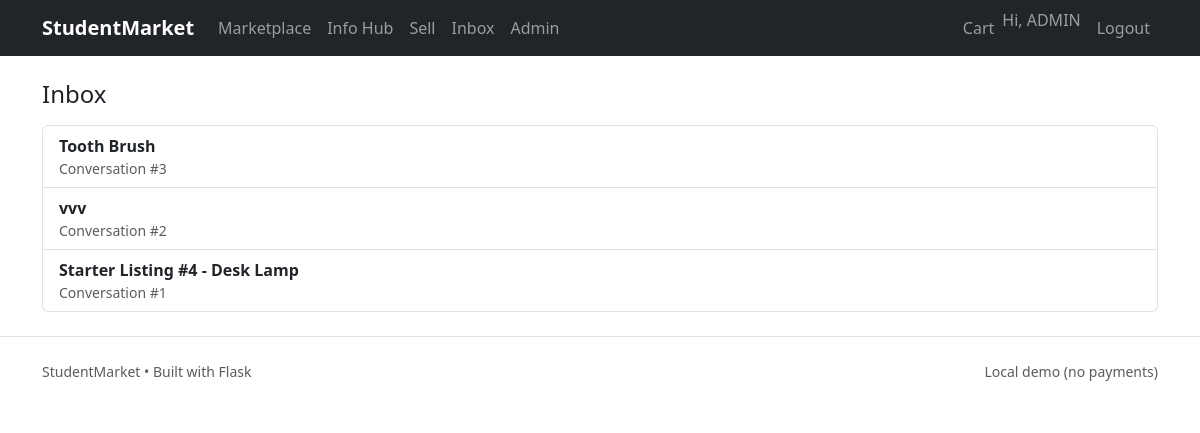
/market/inbox (signed in), run on the app's committed database.
### app/models/user.py (models this page shows, shortened)
class User(db.Model, UserMixin):
    __tablename__ = "users"
    id = db.Column(db.Integer, primary_key=True)
    name = db.Column(db.String(120), nullable=False)
    email = db.Column(db.String(255), unique=True, nullable=False, index=True)
    password_hash = db.Column(db.String(255), nullable=False)
    role = db.Column(db.String(20), default="student")  # student | admin
    university = db.Column(db.String(200), default="")
    country = db.Column(db.String(120), default="")
    city = db.Column(db.String(120), default="")
    created_at = db.Column(db.DateTime, default=datetime.utcnow)
    products = db.relationship("Product", backref="seller", lazy=True)
    articles = db.relationship("Article", backref="author", lazy=True)
    def is_admin(self) -> bool:
        return self.role == "admin"

### app/models/product.py (models this page shows)
class Product(db.Model):
    __tablename__ = "products"
    id = db.Column(db.Integer, primary_key=True)
    seller_id = db.Column(db.Integer, db.ForeignKey("users.id"), nullable=False)
    category_id = db.Column(db.Integer, db.ForeignKey("categories.id"), nullable=False)
    title = db.Column(db.String(200), nullable=False)
    description = db.Column(db.Text, default="")
    price = db.Column(db.Numeric(10, 2), nullable=False)
    condition = db.Column(db.String(50), default="Used")  # New/Used/Like New
    city = db.Column(db.String(120), default="")
    status = db.Column(db.String(20), default="pending")  # pending/approved/rejected/sold
    created_at = db.Column(db.DateTime, default=datetime.utcnow)
    category = db.relationship("Category", lazy=True)
    images = db.relationship("ProductImage", backref="product", cascade="all, delete-orphan", lazy=True)

### app/models/message.py (models this page shows)
class Conversation(db.Model):
    __tablename__ = "conversations"
    id = db.Column(db.Integer, primary_key=True)
    buyer_id = db.Column(db.Integer, db.ForeignKey("users.id"), nullable=False)
    seller_id = db.Column(db.Integer, db.ForeignKey("users.id"), nullable=False)
    product_id = db.Column(db.Integer, db.ForeignKey("products.id"), nullable=False)
    created_at = db.Column(db.DateTime, default=datetime.utcnow)

### app/routes/marketplace.py (the view)
@market_bp.route("/inbox")
@login_required
def inbox():
    convs = Conversation.query.filter(
        (Conversation.buyer_id == current_user.id) | (Conversation.seller_id == current_user.id)
    ).order_by(Conversation.created_at.desc()).all()
    products = {c.product_id: Product.query.get(c.product_id) for c in convs}
    return render_template("marketplace/inbox.html", convs=convs, products=products)

### app/__init__.py (called while the page is built)
def create_app():
    app = Flask(__name__)
    app.config.from_object(Config)
    db.init_app(app)
    migrate.init_app(app, db)
    login_manager.init_app(app)
    csrf.init_app(app)
    @app.context_processor
    def inject_csrf():
        return dict(csrf_token=generate_csrf)
    app.register_blueprint(auth_bp)
    app.register_blueprint(market_bp)
    app.register_blueprint(info_bp)
    app.register_blueprint(admin_bp)
    from .routes.main import main_bp
    app.register_blueprint(main_bp)
    from .cli import register_cli
    register_cli(app)
    return app

### app/models/user.py (called while the page is built)
@login_manager.user_loader
def load_user(user_id):
    return db.session.get(User, int(user_id))

### app/templates/marketplace/inbox.html (shortened to what this page needs)
{% extends "base.html" %}
{% block content %}
<h1 class="h4">Inbox</h1>
<div class="list-group mt-3">
  {% for c in convs %}
    {% set p = products.get(c.product_id) %}
    <a class="list-group-item list-group-item-action"
       href="{{ url_for('market.conversation_detail', conversation_id=c.id) }}">
      <div class="fw-semibold">{{ p.title if p else 'Conversation' }}</div>
      <div class="small text-muted">Conversation #{{ c.id }}</div>
    </a>
  {% else %}
    <div class="list-group-item text-muted">No conversations yet.</div>
  {% endfor %}
</div>
{% endblock %}

### app/templates/base.html (shortened to what this page needs)
<!doctype html>
<html lang="en">
<head>
  <link href="https://cdn.jsdelivr.net/npm/bootstrap@5.3.3/dist/css/bootstrap.min.css" rel="stylesheet">
  <link href="{{ url_for('static', filename='css/app.css') }}" rel="stylesheet">
</head>
<body>
<nav class="navbar navbar-expand-lg navbar-dark bg-dark sticky-top">
  <div class="container">
    <a class="navbar-brand fw-semibold" href="{{ url_for('main.home') }}">StudentMarket</a>
    <div class="collapse navbar-collapse" id="nav">
      <ul class="navbar-nav me-auto mb-2 mb-lg-0">
        <li class="nav-item"><a class="nav-link" href="{{ url_for('market.products') }}">Marketplace</a></li>
        <li class="nav-item"><a class="nav-link" href="{{ url_for('info.info_home') }}">Info Hub</a></li>
        {% if current_user.is_authenticated %}
        <li class="nav-item"><a class="nav-link" href="{{ url_for('market.sell') }}">Sell</a></li>
        <li class="nav-item"><a class="nav-link" href="{{ url_for('market.inbox') }}">Inbox</a></li>
        {% endif %}
        {% if current_user.is_authenticated and current_user.is_admin() %}
        <li class="nav-item"><a class="nav-link" href="{{ url_for('admin.dashboard') }}">Admin</a></li>
        {% endif %}
      </ul>
      <ul class="navbar-nav ms-auto">
        {% if current_user.is_authenticated %}
          <li class="nav-item"><a class="nav-link" href="{{ url_for('market.cart_view') }}">Cart</a></li>
          <li class="nav-item"><span class="navbar-text me-2">Hi, {{ current_user.name }}</span></li>
          <li class="nav-item"><a class="nav-link" href="{{ url_for('auth.logout') }}">Logout</a></li>
        {% else %}
          <li class="nav-item"><a class="nav-link" href="{{ url_for('auth.login') }}">Login</a></li>
          <li class="nav-item"><a class="btn btn-outline-light btn-sm ms-2" href="{{ url_for('auth.register') }}">Sign up</a></li>
        {% endif %}
      </ul>
    </div>
  </div>
</nav>
<main class="container py-4">
  {% block content %}{% endblock %}
</main>
<footer class="border-top py-4">
  <div class="container small text-muted d-flex justify-content-between">
    <span>StudentMarket • Built with Flask</span>
    <span>Local demo (no payments)</span>
  </div>
</footer>
</body>
</html>

### data on the page
User: name "ADMIN"
Conversation: id "3"
Product: title "Tooth Brush"
Conversation: id "2"
Product: title "vvv"
Conversation: id "1"
Product: title "Starter Listing #4 - Desk Lamp"
